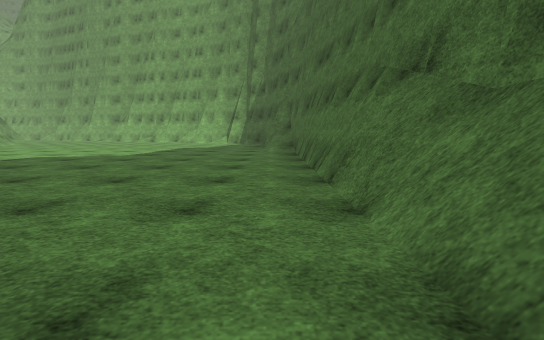
[1] (above)

16 first-person views from a walk through a Unity game level. The camera is 1.2 m above the floor, tilts 8° down and sees 90° across. The floor is counted in squares, 1 m on a side. Each view is taken from the middle of a square. On the plan, view 1 faces up. The plan holds only what a view shows up to about 13 squares ahead; the rest is blank. The place goes on beyond the plan. The player is left out. Surface patterns are stand-ins for the level's own textures.

[2]
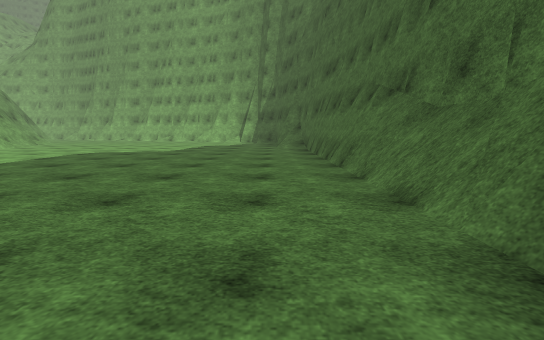

[3]
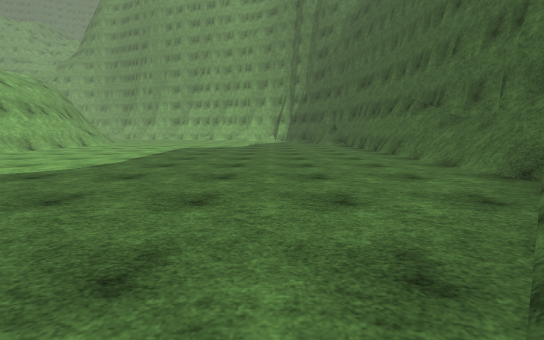

[4]
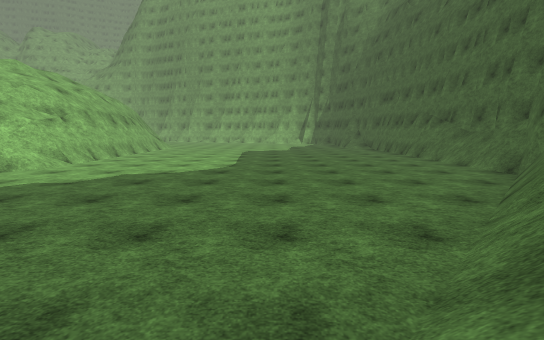

[5]
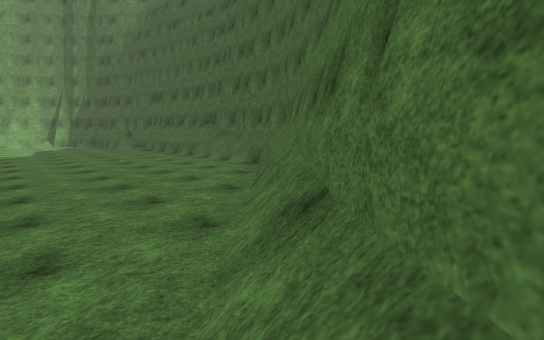

[6]
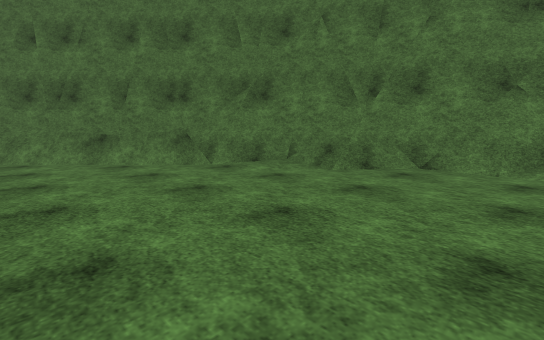

[7]
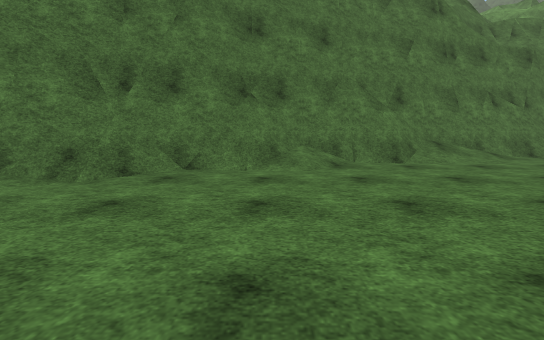

[8]
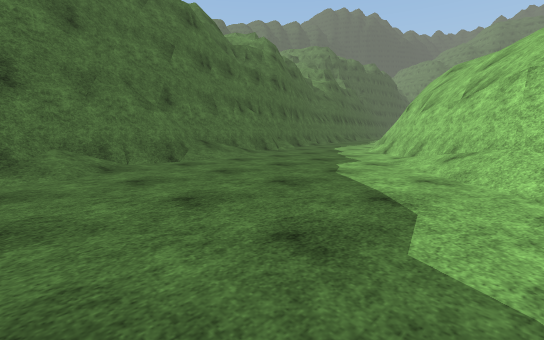

[9]
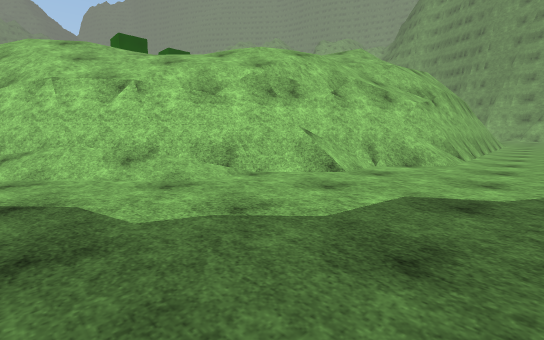

[10]
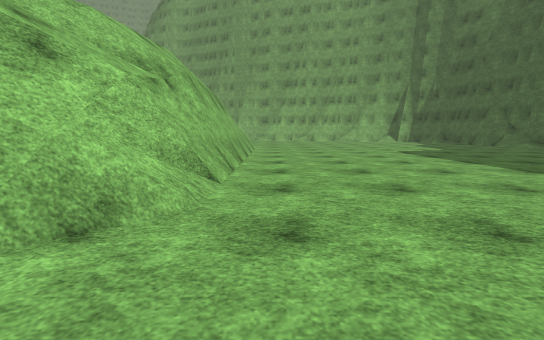

[11]
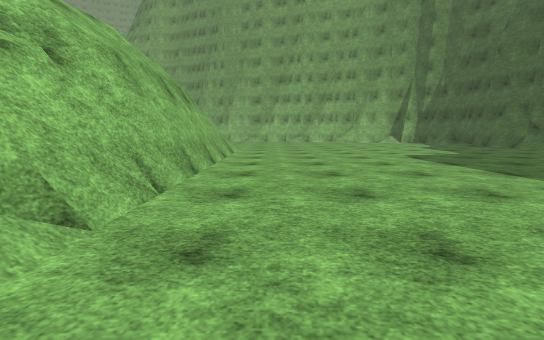

[12]
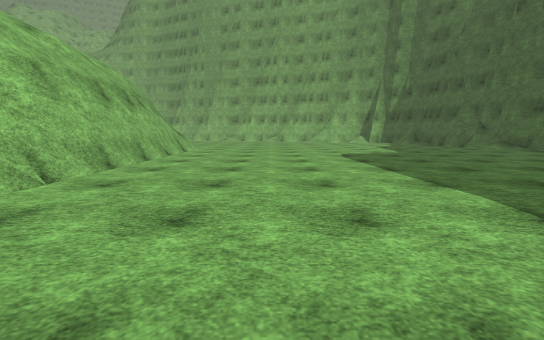

[13]
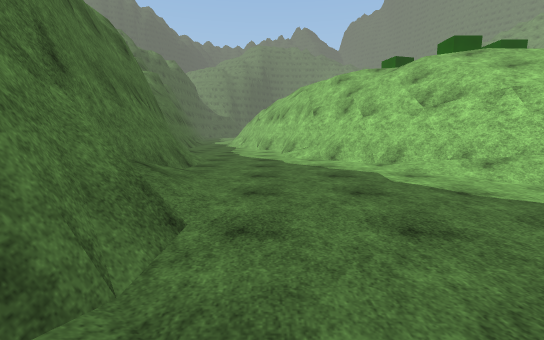

[14]
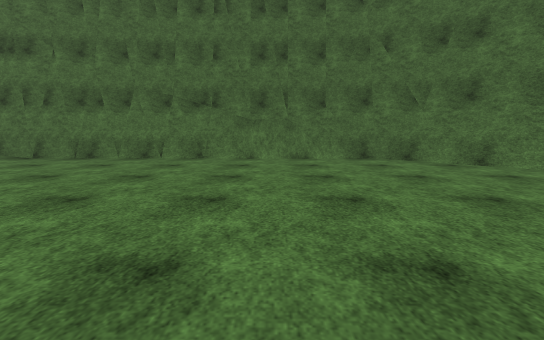

[15]
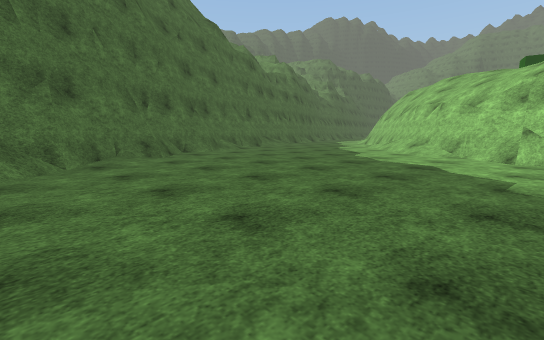

[16]
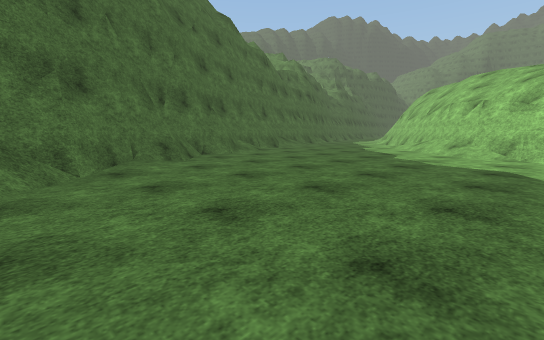

### Floor plan
Key: @ floor where view 1 was taken; # wall or solid block; . main floor; : floor 3 m higher than the main floor; + floor 3.25 m higher than the main floor; / step, stairs or slope; = window, fence, low wall or low ledge; v drop or lower ground; O other object.
Columns run from 33 left of view 1 to 4 right of it. Each row starts with its distance up from view 1.
 13                      ..............#
 12            v#......................#
 11           vv##.....................#
 10           vv#=.....................#
  9          //v#=.....................#
  8          //v#=.....................##
  7          //v#=.....................###
  6          //v#=.....................#=#
  5          /vv##.....................==#
  4          /vv#....................../##
  3          #+v#....................../##
  2         //:v=....................../#
  1         //v=O......................=#
  0        ///#=O....................@.##
 -1       ////#=.......................#
 -2      ////v#.......................##
 -3     ////v=O......................=##
 -4    /////v#=.....................=##
 -5    /////##.....................=##
 -6  //////v=.....................=##
 -7 //////v=/....................=##
 -8 /////v#//.................../=#
 -9 ////v#//.................../O##
-10 ///v#//.................../O##
-11 //v#//.................../O##
-12 /v#O/.................../O##
-13 v#//...................//##
-14 =.....................####
-15 .....................###
-16 ..................=O###
-17 .................=####
-18 ............./=#####
-19 ............O=###
-20 .....///=######
-21 ....///=###
-22  ########

Where each view was taken, in squares from view 1:
view 1: 0 up, 0 right, facing up
view 2: 3 down, 1 left, facing up
view 3: 8 down, 5 left, facing up
view 4: 13 down, 9 left, facing up
view 5: 13 down, 9 left, facing up-right
view 6: 8 down, 19 left, facing down-right
view 7: 9 down, 19 left, facing down
view 8: 9 down, 19 left, facing down-left
view 9: 11 down, 18 left, facing up-left
view 10: 4 down, 19 left, facing up
view 11: 1 down, 18 left, facing up
view 12: 2 down, 15 left, facing up
view 13: 18 down, 20 left, facing left
view 14: 3 up, 11 left, facing right
view 15: 3 down, 9 left, facing down-left
view 16: 5 down, 9 left, facing down-left
